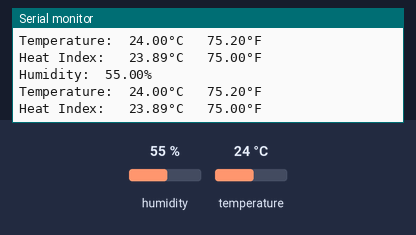
A sketch run on a simulated Arduino Uno, built with avr-gcc and run on an emulated ATmega328P. Shown: the last lines printed to the serial monitor. Inputs (shaded band) come from the test bench; at power-on: humidity 55 %, temperature 24 °C.

Above: at 10.8 s.
10.9 s: humidity set to 22 %
At 16.5 s:
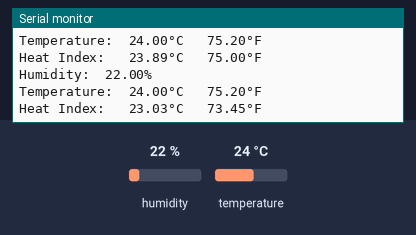
18.4 s: temperature set to 12 °C
At 21.4 s:
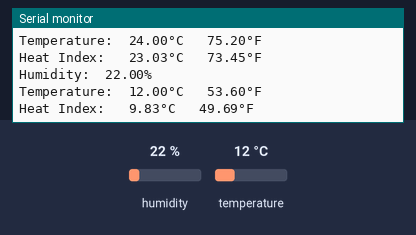
25.9 s: humidity set to 40 %
At 31.1 s:
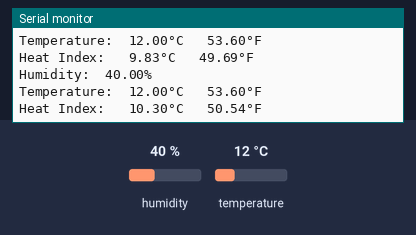
Timing chart, 0 to 32.6 s (numbered marks = the images above; inputs shaded):
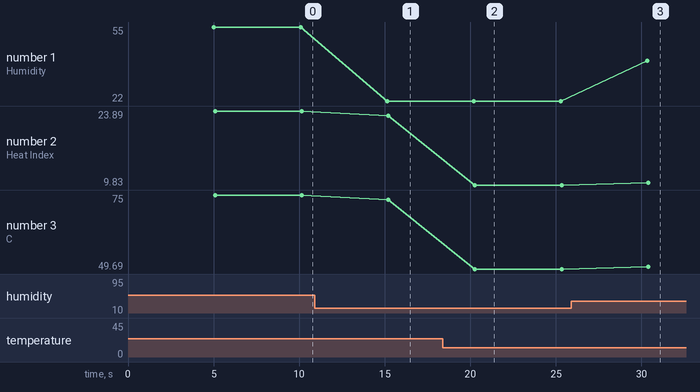

The sketch:

Blinkwithmillis.ino
```cpp
//include dht library
#include "DHT.h"
#define DHTTYPE DHT11

const int DHTPIN = 2;

DHT sensor(DHTPIN, DHTTYPE);

void setup() {
  Serial.begin(9600);
  sensor.begin();
}

void loop() {
  delay(5000);

  float Humidity = sensor.readHumidity();
  float Celsius = sensor.readTemperature();
  float Fahrenheit = sensor.readTemperature(true);

  if (isnan(Humidity) || isnan(Celsius) || isnan(Fahrenheit)) {
    Serial.println("Error reading from the sensor!");
    return;
  }

  float Heat_Index_Celsius = sensor.computeHeatIndex(Celsius, Humidity, false);
  float Heat_Index_Fahrenheit = sensor.computeHeatIndex(Fahrenheit, Humidity);

  Serial.print("Humidity:  ");
  Serial.print(Humidity);
  Serial.println("%   ");

  Serial.print("Temperature:  ");
  Serial.print(Celsius);
  Serial.print("°C   ");
  Serial.print(Fahrenheit);
  Serial.println("°F   ");

  Serial.print("Heat Index:   ");
  Serial.print(Heat_Index_Celsius);
  Serial.print("°C   ");
  Serial.print(Heat_Index_Fahrenheit);
  Serial.println("°F   ");
  Serial.println();
  Serial.println();
}
```

Measured:
- after the input at 10.9 s, the serial monitor: prints a new line after 4.2 s (image 1)
- after the input at 18.4 s, the serial monitor: prints a new line after 1.8 s (image 2)
- after the input at 25.9 s, the serial monitor: prints a new line after 4.4 s (image 3)
- plotted number 1: 55 → 22 after the input at 10.9 s, 22 → 40 after the input at 25.9 s
- plotted number 2: 23.89 → 23.03 after the input at 10.9 s, 23.03 → 9.83 after the input at 18.4 s, 9.83 → 10.3 after the input at 25.9 s
- plotted number 3: 75 → 73.45 after the input at 10.9 s, 73.45 → 49.69 after the input at 18.4 s, 49.69 → 50.54 after the input at 25.9 s
